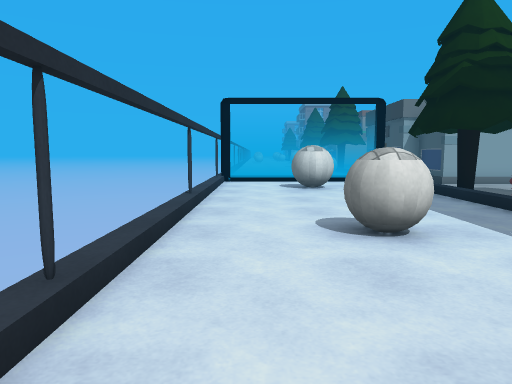
view 1 (above)

15 first-person views from a walk through a Unity game level. The camera is 1.2 m above the floor, tilts 6° down and sees 70° across. The floor is counted in squares, 1 m on a side. Each view is taken from the middle of a square. On the plan, view 1 faces up. The plan holds only what a view shows up to about 15 squares ahead; the rest is blank. The place goes on beyond the plan. The player is left out. Some animated figures are left out. Some surface patterns are stand-ins.

view 2
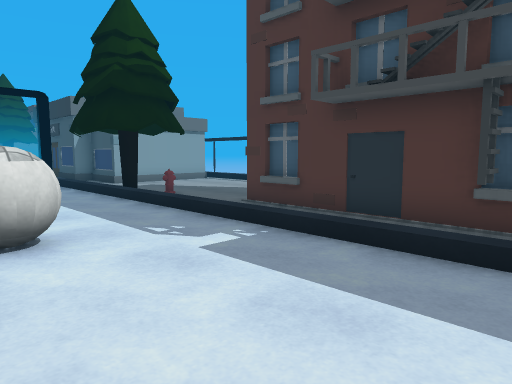

view 3
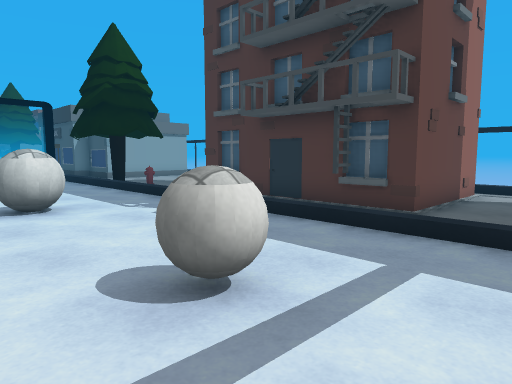

view 4
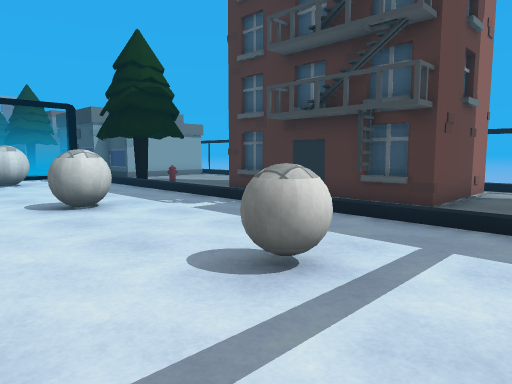

view 5
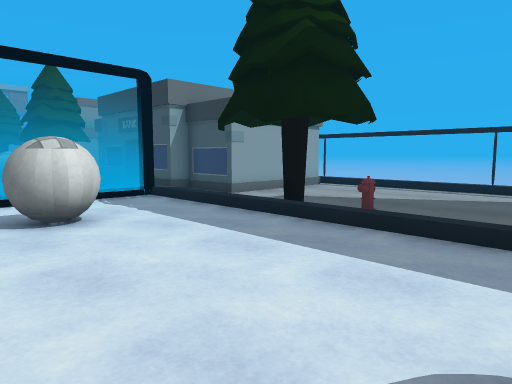

view 6
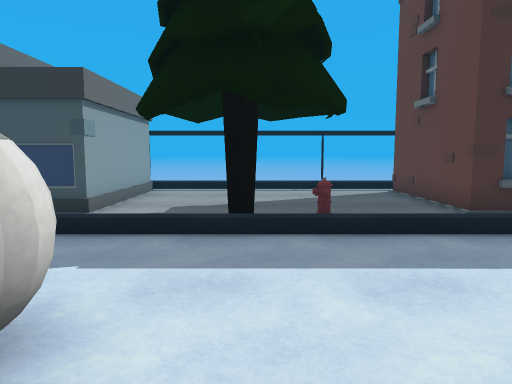

view 7
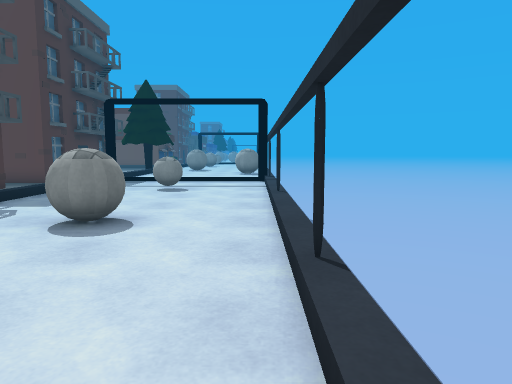

view 8
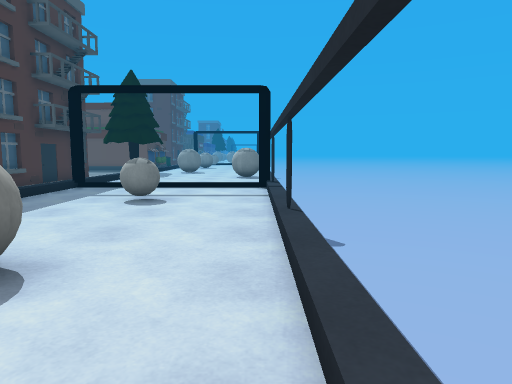

view 9
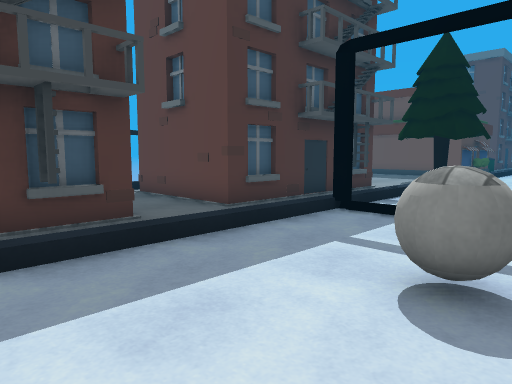

view 10
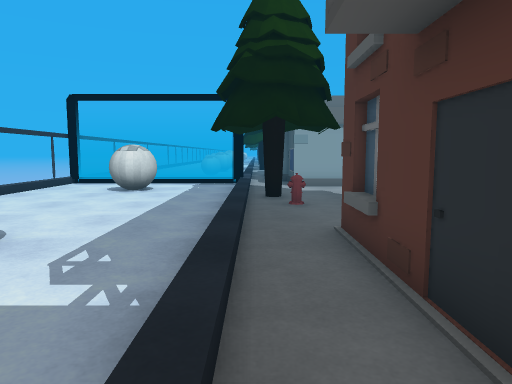

view 11
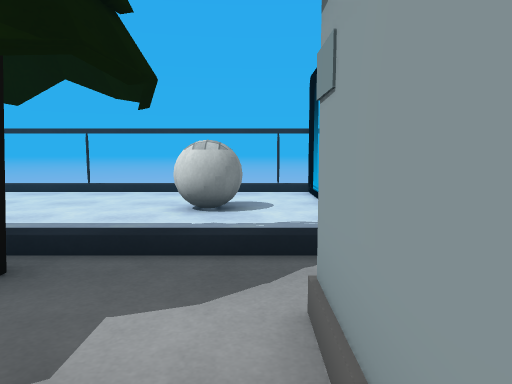

view 12
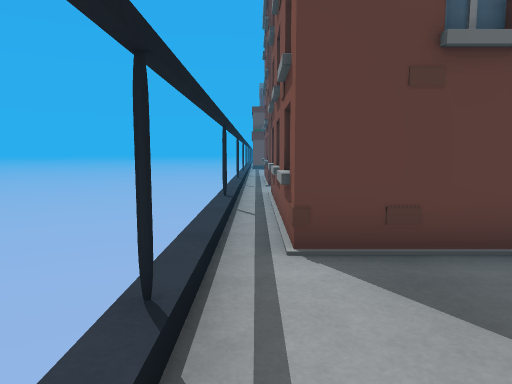

view 13
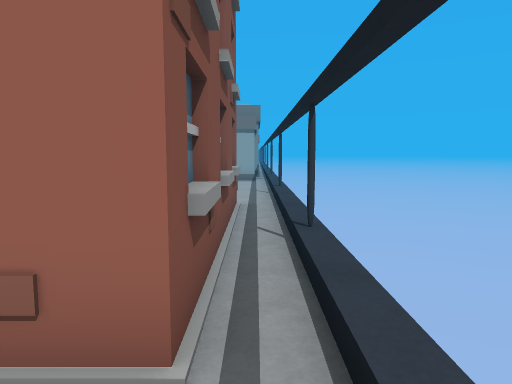

view 14
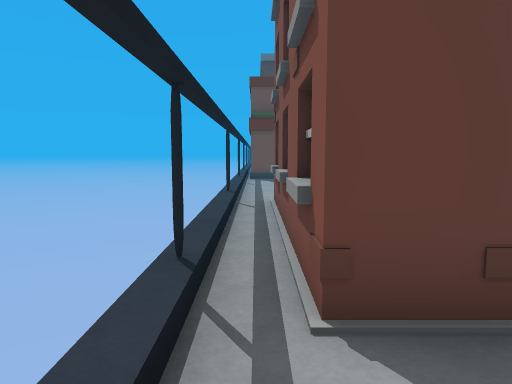

view 15
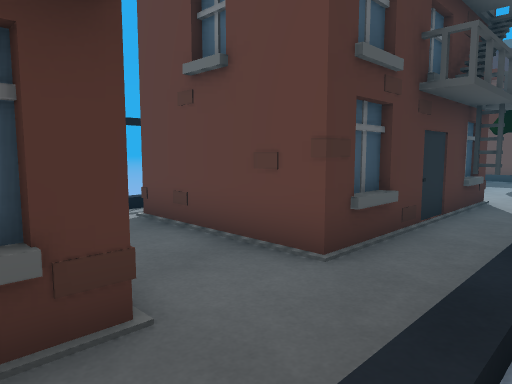

### Floor plan
Key: @ floor where view 1 was taken; # wall or solid block; x gap in a wall; . floor; / step, stairs or slope; = window, fence, low wall or low ledge; ≈ liquid the walk keeps out of; v drop or lower ground; B ball; H hydrant; U house; O other object.
Columns run from 2 left of view 1 to 13 right of it. Each row starts with its distance up from view 1.
 16  == ====. #
 15 ≈.........######
 14 ≈...B..........v
 13 ≈..BBB..O......v
 12 ≈...B...x......v
 11 ≈.......##.....v
 10 ≈......OOH.....v
  9 ≈......./......v
  8 ≈......./......v
  7 ≈......./.U#UU.v
  6 ≈..BBB../U## #U#
  5 ≈...B.../U#  #U#
  4 ≈......./U   #U#
  3 ≈......./U   #U#
  2 ≈......./U#  #U#
  1 ≈......./U#  #U#
  0 ≈.@.B.../U####.v
 -1 ≈...B.../......v
 -2 ≈......./......v
 -3 ≈......./U####U#
 -4 ≈==== ==/U#  #U#
 -5        ./U   #U#
 -6        ./U   #U#
 -7        ./U    U
 -8         /U    U
 -9          U   #.v
-10               .v

Positions as (right, up) in squares from view 1, and headings:
1: (0, 0), facing up
2: (1, 0), facing up-right
3: (0, -3), facing up-right
4: (-1, -3), facing up-right
5: (0, 6), facing up-right
6: (0, 11), facing right
7: (-1, 12), facing down
8: (-1, 9), facing down
9: (1, 3), facing down-right
10: (6, 1), facing up
11: (10, 14), facing left
12: (12, 11), facing down
13: (12, -2), facing up
14: (12, 0), facing down
15: (5, 1), facing down-right
